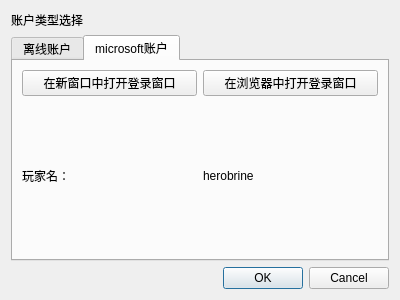
<?xml version="1.0" encoding="UTF-8"?>
<ui version="4.0">
 <class>Dialog</class>
 <widget class="QDialog" name="Dialog">
  <property name="geometry">
   <rect>
    <x>0</x>
    <y>0</y>
    <width>400</width>
    <height>300</height>
   </rect>
  </property>
  <property name="minimumSize">
   <size>
    <width>400</width>
    <height>300</height>
   </size>
  </property>
  <property name="maximumSize">
   <size>
    <width>400</width>
    <height>300</height>
   </size>
  </property>
  <property name="windowTitle">
   <string>新建minecraft账户</string>
  </property>
  <layout class="QVBoxLayout" name="verticalLayout">
   <item>
    <widget class="QLabel" name="label">
     <property name="text">
      <string>账户类型选择</string>
     </property>
    </widget>
   </item>
   <item>
    <widget class="QTabWidget" name="tabWidget">
     <property name="toolTip">
      <string/>
     </property>
     <property name="currentIndex">
      <number>1</number>
     </property>
     <widget class="QWidget" name="tab">
      <attribute name="title">
       <string>离线账户</string>
      </attribute>
      <layout class="QGridLayout" name="gridLayout">
       <item row="0" column="0">
        <widget class="QLabel" name="label_2">
         <property name="text">
          <string>玩家名</string>
         </property>
        </widget>
       </item>
       <item row="0" column="1">
        <widget class="QLineEdit" name="lineEdit">
         <property name="toolTip">
          <string/>
         </property>
         <property name="statusTip">
          <string/>
         </property>
        </widget>
       </item>
      </layout>
     </widget>
     <widget class="QWidget" name="tab_2">
      <attribute name="title">
       <string>microsoft账户</string>
      </attribute>
      <layout class="QGridLayout" name="gridLayout_2">
       <item row="0" column="0">
        <widget class="QPushButton" name="pushButton">
         <property name="text">
          <string>在新窗口中打开登录窗口</string>
         </property>
        </widget>
       </item>
       <item row="0" column="1">
        <widget class="QPushButton" name="pushButton_2">
         <property name="text">
          <string>在浏览器中打开登录窗口</string>
         </property>
        </widget>
       </item>
       <item row="1" column="0">
        <widget class="QLabel" name="label_3">
         <property name="text">
          <string>玩家名：</string>
         </property>
        </widget>
       </item>
       <item row="1" column="1">
        <widget class="QLabel" name="label_4">
         <property name="text">
          <string>herobrine</string>
         </property>
        </widget>
       </item>
      </layout>
     </widget>
    </widget>
   </item>
   <item>
    <widget class="QDialogButtonBox" name="buttonBox">
     <property name="orientation">
      <enum>Qt::Horizontal</enum>
     </property>
     <property name="standardButtons">
      <set>QDialogButtonBox::Cancel|QDialogButtonBox::Ok</set>
     </property>
    </widget>
   </item>
  </layout>
 </widget>
 <resources/>
 <connections>
  <connection>
   <sender>buttonBox</sender>
   <signal>accepted()</signal>
   <receiver>Dialog</receiver>
   <slot>accept()</slot>
   <hints>
    <hint type="sourcelabel">
     <x>248</x>
     <y>254</y>
    </hint>
    <hint type="destinationlabel">
     <x>157</x>
     <y>274</y>
    </hint>
   </hints>
  </connection>
  <connection>
   <sender>buttonBox</sender>
   <signal>rejected()</signal>
   <receiver>Dialog</receiver>
   <slot>reject()</slot>
   <hints>
    <hint type="sourcelabel">
     <x>316</x>
     <y>260</y>
    </hint>
    <hint type="destinationlabel">
     <x>286</x>
     <y>274</y>
    </hint>
   </hints>
  </connection>
 </connections>
</ui>
